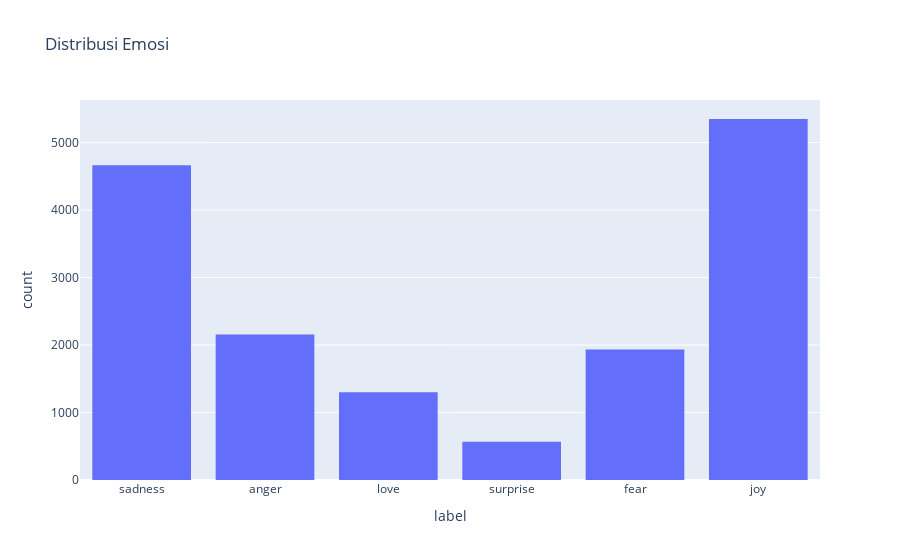

Source (notebook cell):
### Code cell
fig = px.histogram(data_train, x="label", title="Distribusi Emosi")
fig.show()

### Figure 1 — Plotly figure (JSON) as saved in the notebook; plotly's stock layout.template omitted (floating-point values rounded to 4 significant figures; data arrays with more than 128 entries replaced by an {"elided": "..."} marker saying what was removed)
{"data": [{"alignmentgroup": "True", "bingroup": "x", "hovertemplate": "label=%{x}<br>count=%{y}<extra></extra>", "legendgroup": "", "marker": {"color": "#636efa", "pattern": {"shape": ""}}, "name": "", "offsetgroup": "", "orientation": "v", "showlegend": false, "type": "histogram", "x": {"elided": "15969 str values"}, "xaxis": "x", "yaxis": "y"}], "layout": {"barmode": "relative", "legend": {"tracegroupgap": 0}, "title": {"text": "Distribusi Emosi"}, "xaxis": {"anchor": "y", "domain": [0, 1], "title": {"text": "label"}}, "yaxis": {"anchor": "x", "domain": [0, 1], "title": {"text": "count"}}}}
